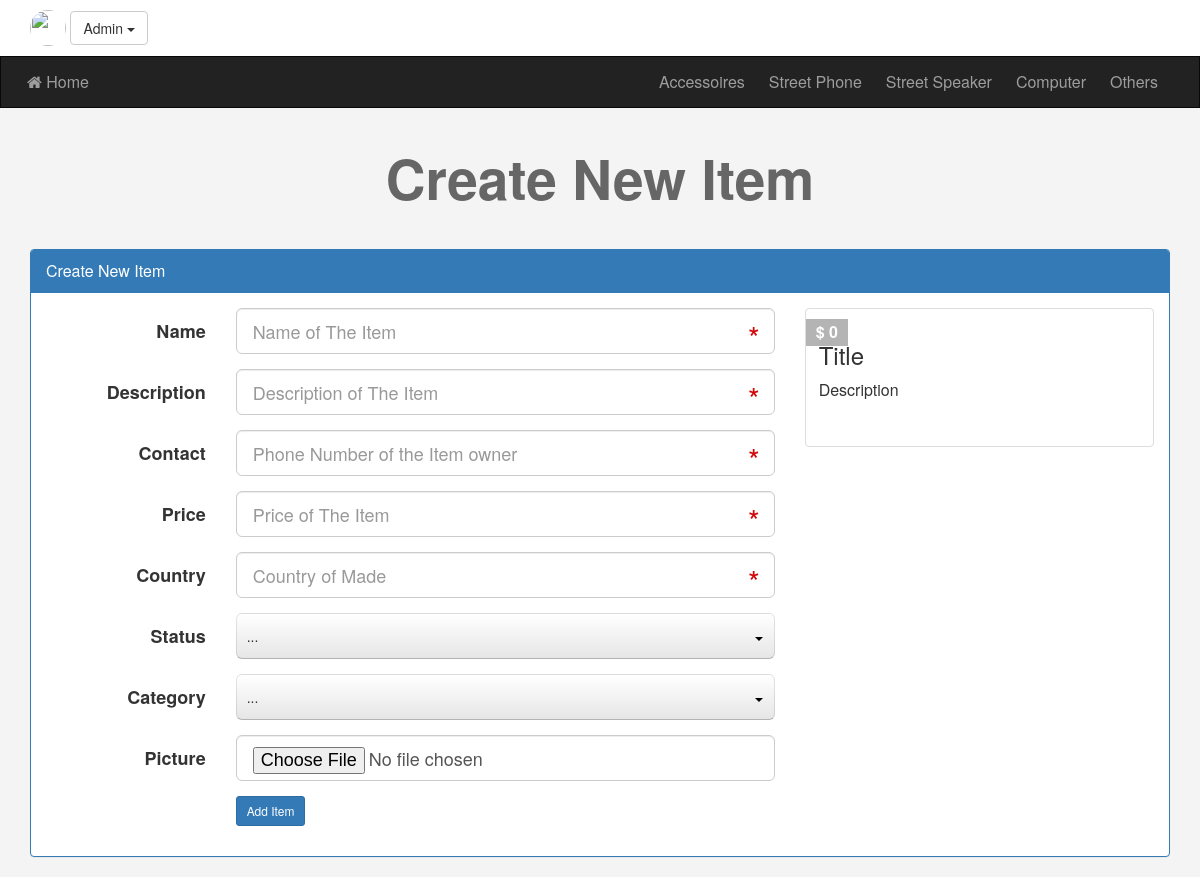
/newad.php (signed in), run on the app's committed database.
### tables this page shows
CREATE TABLE `categories` (
  `ID` int(11) NOT NULL,
  `Name` varchar(255) NOT NULL,
  `Description` text NOT NULL,
  `parent` int(11) NOT NULL,
  `Ordering` int(11) DEFAULT NULL,
  `Visibility` tinyint(4) NOT NULL DEFAULT 0,
  `Allow_Comment` tinyint(4) NOT NULL DEFAULT 0,
  `Allow_Ads` tinyint(4) NOT NULL DEFAULT 0
);

### init.php (called while the page is built, shortened)
<?php
	include 'admin/connect.php';
	$sessionUser = '';
	$sessionAvatar = '';
	if (isset($_SESSION['user'])) {
		$sessionUser = $_SESSION['user'];
		$sessionAvatar = $_SESSION['avatar'];
	}
	$tpl 	= 'include/templates/';
	$func	= 'includes/functions/';
	$css 	= 'layouts/css/';
	include $func . 'functions.php';
	include $tpl . 'header.php';

### includes/functions/functions.php (called while the page is built, shortened)
<?php
	function getAllFrom($field, $table, $where = NULL, $and = NULL, $orderfield, $ordering = "DESC") {
		global $con;
		$getAll = $con->prepare("SELECT $field FROM $table $where $and ORDER BY $orderfield $ordering");
		$getAll->execute();
		$all = $getAll->fetchAll();
		return $all;
	}

### newad.php (the view, shortened to what this page needs)
<?php
	$pageTitle = 'Create New Item';
	include 'init.php';
	if (isset($_SESSION['user'])) {
?>
<h1 class="text-center"><?php echo $pageTitle ?></h1>
<div class="create-ad block">
	<div class="container">
		<div class="panel panel-primary">
			<div class="panel-heading"><?php echo $pageTitle ?></div>
			<div class="panel-body">
				<div class="row">
					<div class="col-md-8">
						<form class="form-horizontal main-form" action="<?php echo $_SERVER['PHP_SELF'] ?>" method="POST" enctype="multipart/form-data">
							<div class="form-group form-group-lg">
								<label class="col-sm-3 control-label">Name</label>
								<div class="col-sm-10 col-md-9">
									<input
										pattern=".{4,}"
										title="This Field Require At Least 4 Characters"
										type="text"
										name="name"
										class="form-control live"
										placeholder="Name of The Item"
										data-class=".live-title"
										required />
								</div>
							</div>
							<div class="form-group form-group-lg">
								<label class="col-sm-3 control-label">Description</label>
								<div class="col-sm-10 col-md-9">
									<input
										pattern=".{10,}"
										title="This Field Require At Least 10 Characters"
										type="text"
										name="description"
										class="form-control live"
										placeholder="Description of The Item"
										data-class=".live-desc"
										required />
								</div>
							</div>
							<div class="form-group form-group-lg">
								<label class="col-sm-3 control-label">Contact</label>
								<div class="col-sm-10 col-md-9">
									<input
										type="text"
										name="contact"
										class="form-control"
										placeholder="Phone Number of the Item owner"
										required />
								</div>
							</div>
							<div class="form-group form-group-lg">
								<label class="col-sm-3 control-label">Price</label>
								<div class="col-sm-10 col-md-9">
									<input
										type="text"
										name="price"
										class="form-control live"
										placeholder="Price of The Item"
										data-class=".live-price"
										required />
								</div>
							</div>
							<div class="form-group form-group-lg">
								<label class="col-sm-3 control-label">Country</label>
								<div class="col-sm-10 col-md-9">
									<input
										type="text"
										name="country"
										class="form-control"
										placeholder="Country of Made"
										required />
								</div>
							</div>
							<div class="form-group form-group-lg">
								<label class="col-sm-3 control-label">Status</label>
								<div class="col-sm-10 col-md-9">
									<select name="status" required>
									</select>
								</div>
							</div>
							<div class="form-group form-group-lg">
								<label class="col-sm-3 control-label">Category</label>
								<div class="col-sm-10 col-md-9">
									<select name="category" required>
									</select>
								</div>
							</div>
							<div class="form-group form-group-lg">
								<label class="col-sm-3 control-label">Picture</label>
								<div class="col-sm-10 col-md-9">
									<input
										id='imginp'
										type="file"
										name="itempic"
										class="form-control"
										onchange="loadFile(event)" />
								</div>
							</div>
							<div class="form-group form-group-lg">
								<div class="col-sm-offset-3 col-sm-9">
									<input type="submit" value="Add Item" class="btn btn-primary btn-sm" />
								</div>
							</div>
						</form>
					</div>
					<div class="col-md-4">
						<div class="thumbnail item-box live-preview">
							<span class="price-tag">
								<span class="live-price">$ 0</span>
							</span>
							<div class="caption">
								<h3 class="live-title">Title</h3>
								<p class="live-desc">Description</p>
							</div>
						</div>
					</div>
				</div>
			</div>
		</div>
	</div>
</div>
<?php
	} else {
		header('Location: login.php');
		exit();
	}
	include $tpl . 'footer.php';
?>

### include/templates/header.php (shortened to what this page needs)
<!DOCTYPE html>
<html>
	<head>
		<link rel="stylesheet" href="<?php echo $css ?>bootstrap.min.css" />
		<link rel="stylesheet" href="<?php echo $css ?>font-awesome.min.css" />
		<link rel="stylesheet" href="<?php echo $css ?>jquery-ui.css" />
		<link rel="stylesheet" href="<?php echo $css ?>jquery.selectBoxIt.css" />
		<link rel="stylesheet" href="<?php echo $css ?>front.css" />
	</head>
	<body>
	<div class="upper-bar">
		<div class="container">
			<?php
				if (isset($_SESSION['user'])) {
			?>
				<img class="my-image img-circle" src="admin/uploads/avatars/<?php echo $sessionAvatar ?>" alt="" />
				<div class="btn-group my-info">
					<span class="btn btn-default dropdown-toggle" data-toggle="dropdown">
						<?php echo $sessionUser ?>
						<span class="caret"></span>
					</span>
				</div>
				<?php
				} else {
			?>
			<a href="login.php">
				<span class="pull-right">Login/Signup</span>
			</a>
			<?php } ?>
		</div>
	</div>
	<nav class="navbar navbar-inverse">
	  <div class="container">
	    <div class="navbar-header">
	      <a class="navbar-brand" href="index.php"><i class="fa fa-home" aria-hidden="true"></i> Home</a>
	    </div>
	    <div class="collapse navbar-collapse" id="app-nav">
	      <ul class="nav navbar-nav navbar-right">
	      <?php
	      	$allCats = getAllFrom("*", "categories", "where parent = 0", "", "ID", "ASC");
			foreach ($allCats as $cat) {
				echo
				'<li>
					<a href="categories.php?pageid=' . $cat['ID'] . '">
						' . $cat['Name'] . '
					</a>
				</li>';
			}
	      ?>
	      </ul>
	    </div>
	  </div>
	</nav>

### layouts/css/front.css (style rules this page uses)
body { background-color: #F4F4F4; font-size: 16px; }
h1 { font-size: 55px; margin: 40px 0; font-weight: bold; color: #666; }
.navbar { border-radius: 0; margin-bottom: 0; }
.nav > li > a, .navbar-brand { padding: 15px 12px; }
.navbar-brand { font-size: 1em; }
.form-control { position: relative; }
.upper-bar { padding: 10px; background-color: #FFF }
.my-image { width: 36px; height: 36px; }
.item-box { position: relative; }
.item-box .price-tag { background-color: #B4B4B4; padding: 2px 10px; position: absolute; left: 0; top: 10px; font-weight: bold; color: #FFF; }
.item-box .caption p { height: 44px; max-height: 44px; }

### data on the page
categories: Name "Accessoires"
categories: Name "Street Phone"
categories: Name "Street Speaker"
categories: Name "Computer"
categories: Name "Others"

### other printed values
$sessionUser "Admin"
$pageTitle "Create New Item"
